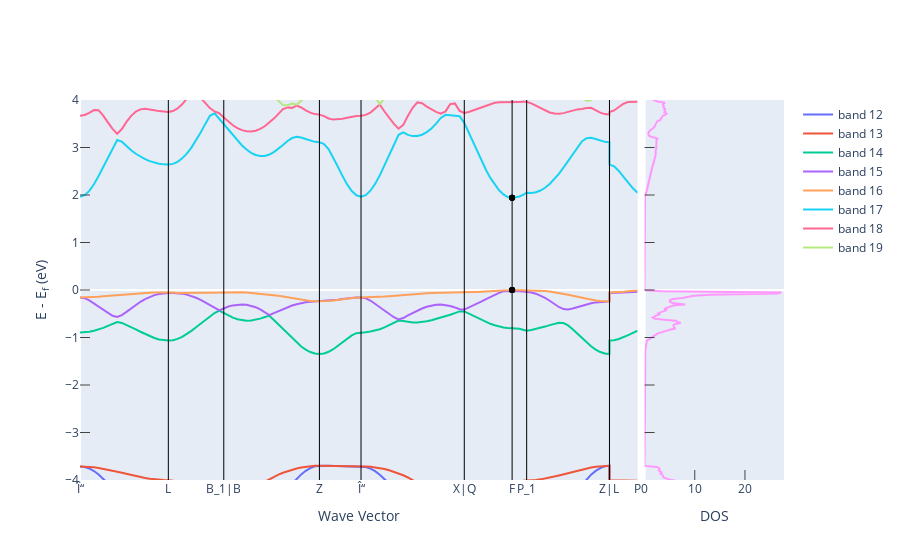

The notebook cell this image was saved under:
### Markdown cell above
Dans les matériaux non-métaux, il y a un écart entre l'énergie de la bande de valence et de la bande de conduction où la densité électronique est nul. La grandeur de cet écart nous donne une indication sur le type de matériaux : isolant ou semiconducteur.

### Code cell
fig_el_bs_and_dos = get_plot_bs_and_dos(el_bs, el_dos, plot_range=[-4,4])
xvals = fig_el_bs_and_dos.to_dict()["data"][0]["x"]

yvals_vbm = fig_el_bs_and_dos.to_dict()["data"][4]["y"]
yvals_cbm = fig_el_bs_and_dos.to_dict()["data"][5]["y"]

xvals_band_edges = []
yvals_band_edges = []
for i in el_bs.get_vbm()["kpoint_index"]:
    xvals_band_edges.append(xvals[i])
    yvals_band_edges.append(yvals_vbm[i])
for i in el_bs.get_cbm()["kpoint_index"]:
    xvals_band_edges.append(xvals[i])
    yvals_band_edges.append(yvals_cbm[i])

for i in el_bs.get_vbm()["kpoint_index"]:
    scatter = go.Scatter(
        x = xvals_band_edges, y = yvals_band_edges,
        mode = "markers", marker = dict(color="black"),
        showlegend=False)
    fig_el_bs_and_dos.add_trace(scatter)
fig_el_bs_and_dos.update_layout(xaxis_range = [xvals[0], xvals[-1]])
fig_el_bs_and_dos.show()

### Figure 1 — Plotly figure (JSON) as saved in the notebook; plotly's stock layout.template omitted (floating-point values rounded to 4 significant figures; data arrays with more than 128 entries replaced by an {"elided": "..."} marker saying what was removed)
{"data": [{"mode": "lines", "name": "band 12", "type": "scatter", "x": {"elided": "131 float values"}, "xaxis": "x", "y": {"elided": "131 float values"}, "yaxis": "y"}, {"mode": "lines", "name": "band 13", "type": "scatter", "x": {"elided": "131 float values"}, "xaxis": "x", "y": {"elided": "131 float values"}, "yaxis": "y"}, {"mode": "lines", "name": "band 14", "type": "scatter", "x": {"elided": "131 float values"}, "xaxis": "x", "y": {"elided": "131 float values"}, "yaxis": "y"}, {"mode": "lines", "name": "band 15", "type": "scatter", "x": {"elided": "131 float values"}, "xaxis": "x", "y": {"elided": "131 float values"}, "yaxis": "y"}, {"mode": "lines", "name": "band 16", "type": "scatter", "x": {"elided": "131 float values"}, "xaxis": "x", "y": {"elided": "131 float values"}, "yaxis": "y"}, {"mode": "lines", "name": "band 17", "type": "scatter", "x": {"elided": "131 float values"}, "xaxis": "x", "y": {"elided": "131 float values"}, "yaxis": "y"}, {"mode": "lines", "name": "band 18", "type": "scatter", "x": {"elided": "131 float values"}, "xaxis": "x", "y": {"elided": "131 float values"}, "yaxis": "y"}, {"mode": "lines", "name": "band 19", "type": "scatter", "x": {"elided": "131 float values"}, "xaxis": "x", "y": {"elided": "131 float values"}, "yaxis": "y"}, {"mode": "lines", "showlegend": false, "type": "scatter", "x": {"elided": "2001 float values"}, "xaxis": "x2", "y": {"elided": "2001 float values"}, "yaxis": "y2"}, {"marker": {"color": "black"}, "mode": "markers", "showlegend": false, "type": "scatter", "x": [4.591, 4.591, 4.591, 4.591], "y": [0, 0, 1.94, 1.94]}, {"marker": {"color": "black"}, "mode": "markers", "showlegend": false, "type": "scatter", "x": [4.591, 4.591, 4.591, 4.591], "y": [0, 0, 1.94, 1.94]}], "layout": {"shapes": [{"line": {"color": "black", "width": 1}, "type": "line", "x0": 0.9383, "x1": 0.9383, "xref": "x", "y0": 0, "y1": 1, "yref": "y domain"}, {"line": {"color": "black", "width": 1}, "type": "line", "x0": 1.527, "x1": 1.527, "xref": "x", "y0": 0, "y1": 1, "yref": "y domain"}, {"line": {"color": "black", "width": 1}, "type": "line", "x0": 2.543, "x1": 2.543, "xref": "x", "y0": 0, "y1": 1, "yref": "y domain"}, {"line": {"color": "black", "width": 1}, "type": "line", "x0": 2.985, "x1": 2.985, "xref": "x", "y0": 0, "y1": 1, "yref": "y domain"}, {"line": {"color": "black", "width": 1}, "type": "line", "x0": 4.083, "x1": 4.083, "xref": "x", "y0": 0, "y1": 1, "yref": "y domain"}, {"line": {"color": "black", "width": 1}, "type": "line", "x0": 4.591, "x1": 4.591, "xref": "x", "y0": 0, "y1": 1, "yref": "y domain"}, {"line": {"color": "black", "width": 1}, "type": "line", "x0": 4.745, "x1": 4.745, "xref": "x", "y0": 0, "y1": 1, "yref": "y domain"}, {"line": {"color": "black", "width": 1}, "type": "line", "x0": 5.625, "x1": 5.625, "xref": "x", "y0": 0, "y1": 1, "yref": "y domain"}], "xaxis": {"anchor": "y", "domain": [0, 0.792], "mirror": true, "range": [0, 5.923], "showgrid": false, "ticklen": 0, "ticks": "inside", "ticktext": ["Î“", "L", "B_1|B", "Z", "Î“", "X|Q", "F", "P_1", "Z|L", "P"], "tickvals": [0, 0.9383, 1.527, 2.543, 2.985, 4.083, 4.591, 4.745, 5.625, 5.923], "title": {"text": "Wave Vector"}}, "xaxis2": {"anchor": "y2", "domain": [0.802, 1], "mirror": true, "range": [0, 27.78], "showgrid": false, "ticklen": 10, "ticks": "inside", "title": {"text": "DOS"}}, "yaxis": {"anchor": "x", "domain": [0, 1], "mirror": true, "range": [-4, 4], "showgrid": false, "ticklen": 10, "ticks": "inside", "title": {"text": "E - E<sub>f</sub> (eV)"}}, "yaxis2": {"anchor": "x2", "domain": [0, 1], "matches": "y", "mirror": true, "showgrid": false, "showticklabels": false, "ticklen": 10, "ticks": "inside"}}}
